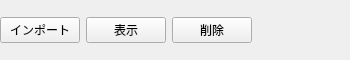
<?xml version="1.0" encoding="UTF-8"?>
<ui version="4.0">
 <class>CertsEditControl</class>
 <widget class="QWidget" name="CertsEditControl">
  <property name="geometry">
   <rect>
    <x>0</x>
    <y>0</y>
    <width>350</width>
    <height>60</height>
   </rect>
  </property>
  <property name="windowTitle">
   <string>Form</string>
  </property>
  <layout class="QHBoxLayout" name="horizontalLayout">
   <property name="leftMargin">
    <number>0</number>
   </property>
   <property name="topMargin">
    <number>0</number>
   </property>
   <property name="rightMargin">
    <number>0</number>
   </property>
   <property name="bottomMargin">
    <number>0</number>
   </property>
   <item>
    <widget class="QPushButton" name="importButton">
     <property name="text">
      <string>インポート</string>
     </property>
    </widget>
   </item>
   <item>
    <widget class="QPushButton" name="showButton">
     <property name="text">
      <string>表示</string>
     </property>
    </widget>
   </item>
   <item>
    <widget class="QPushButton" name="deleteButton">
     <property name="text">
      <string>削除</string>
     </property>
    </widget>
   </item>
   <item>
    <spacer name="horizontalSpacer">
     <property name="orientation">
      <enum>Qt::Horizontal</enum>
     </property>
     <property name="sizeHint" stdset="0">
      <size>
       <width>40</width>
       <height>20</height>
      </size>
     </property>
    </spacer>
   </item>
  </layout>
 </widget>
 <resources/>
 <connections/>
</ui>
